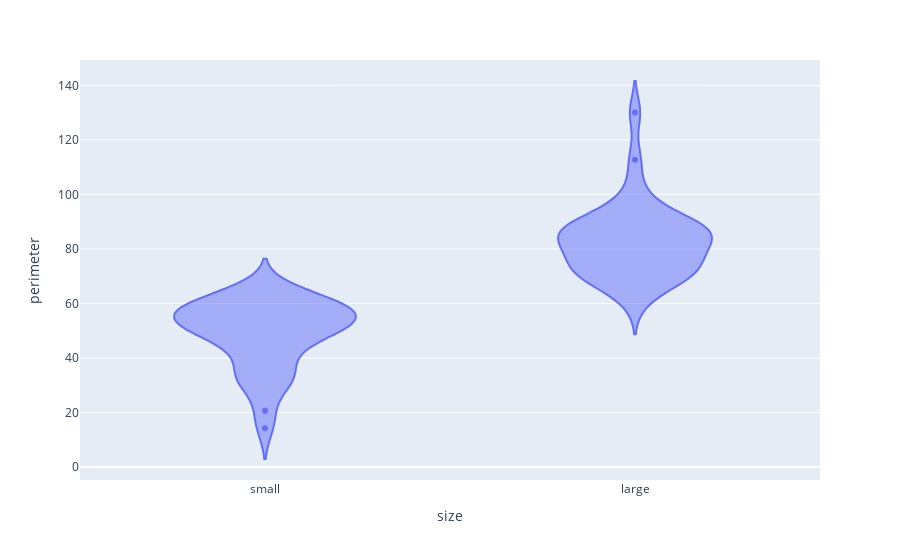

Notebook cell for this chart:
### Code cell
px.violin(
    df,
    x="size",
    y="perimeter",
)

### Figure 1 — Plotly figure (JSON) as saved in the notebook; plotly's stock layout.template omitted (floating-point values rounded to 4 significant figures)
{"data": [{"alignmentgroup": "True", "box": {"visible": false}, "hovertemplate": "size=%{x}<br>perimeter=%{y}<extra></extra>", "legendgroup": "", "marker": {"color": "#636efa"}, "name": "", "offsetgroup": "", "orientation": "v", "scalegroup": "True", "showlegend": false, "type": "violin", "x": ["small", "small", "large", "small", "small", "large", "small", "large", "small", "large", "small", "large", "small", "large", "small", "large", "small", "large", "small", "small", "large", "small", "large", "large", "large", "large", "small", "large", "small", "large", "large", "small", "large", "large", "small", "small", "large", "large", "large", "small", "large", "large", "large", "small", "large", "large", "small", "small", "small", "small", "small", "small", "small", "small", "large", "large", "small", "large", "large", "small", "large", "large", "small", "small", "large", "small"], "x0": " ", "xaxis": "x", "y": [20.62, 59.59, 86.87, 58.04, 34.14, 75.11, 65.11, 88.18, 50.8, 83.01, 57.46, 85.84, 54.04, 70.87, 52.28, 73.11, 50.04, 85.6, 53.56, 55.46, 95.5, 33.07, 130.0, 76.77, 92.33, 67.7, 63.07, 80.87, 57.46, 85.84, 87.94, 45.69, 73.15, 75.11, 29.31, 61.11, 77.36, 77.46, 69.01, 44.38, 67.36, 81.01, 101.8, 39.31, 112.7, 92.77, 46.38, 51.87, 60.53, 54.63, 46.63, 60.28, 55.21, 60.87, 89.01, 60.28, 54.04, 70.53, 86.18, 30.69, 67.7, 83.8, 51.56, 14.24, 86.18, 35.9], "y0": " ", "yaxis": "y"}], "layout": {"autosize": true, "legend": {"tracegroupgap": 0}, "margin": {"t": 60}, "violinmode": "group", "xaxis": {"anchor": "y", "autorange": true, "domain": [0, 1], "range": [-0.5, 1.5], "title": {"text": "size"}, "type": "category"}, "yaxis": {"anchor": "x", "autorange": true, "domain": [0, 1], "range": [-4.761, 149.3], "title": {"text": "perimeter"}, "type": "linear"}}}
